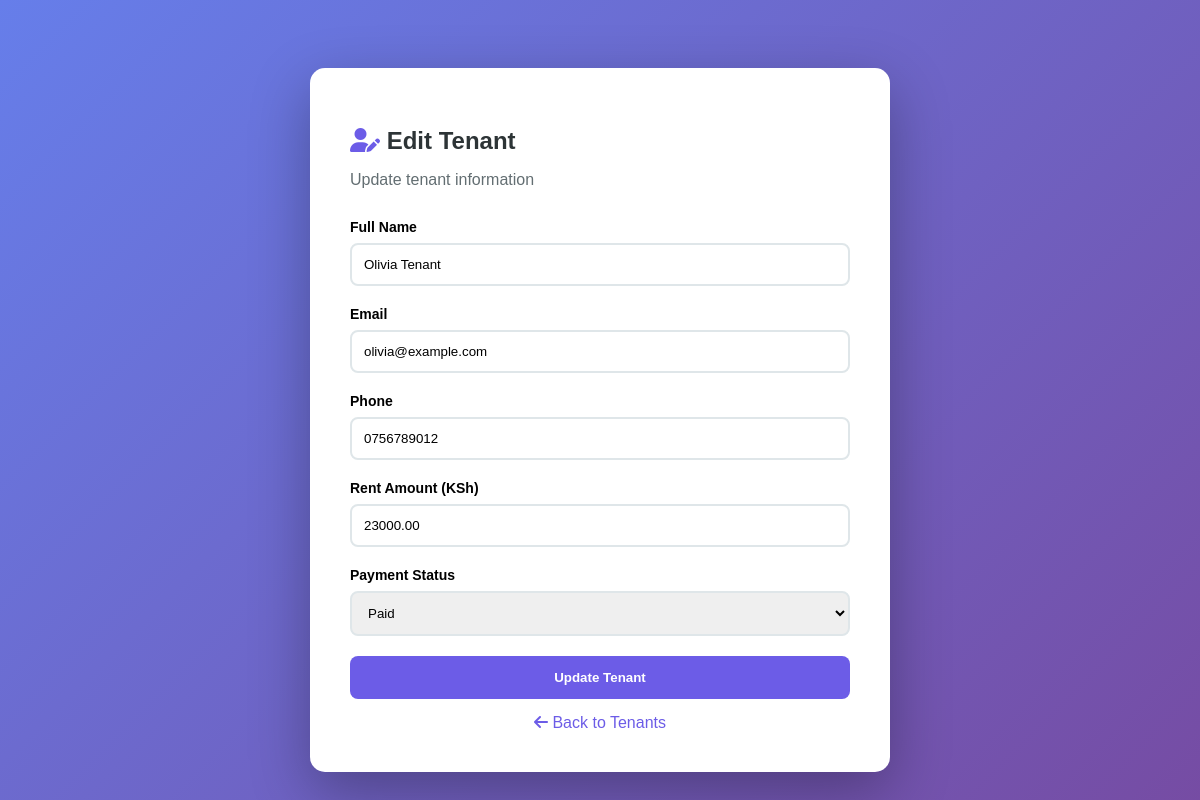
/week6/edit_tenant.php?id=15 (signed in), run on the app's committed database.
### tables this page shows
CREATE TABLE IF NOT EXISTS tenants (
    id INT PRIMARY KEY AUTO_INCREMENT,
    landlord_id INT NOT NULL,
    fullname VARCHAR(100) NOT NULL,
    email VARCHAR(100),
    phone VARCHAR(20),
    rent_amount DECIMAL(10,2),
    payment_status ENUM('paid', 'pending', 'overdue') DEFAULT 'pending',
    created_at TIMESTAMP DEFAULT CURRENT_TIMESTAMP,
    FOREIGN KEY (landlord_id) REFERENCES landlords(id) ON DELETE CASCADE
);

### week6/edit_tenant.php (the view, shortened to what this page needs)
<?php
include 'database/connection.php';
$user_id = $_SESSION['user_id'];
if(isset($_GET['id'])){
    $id = $_GET['id'];
    $result = mysqli_query($conn, "SELECT * FROM tenants WHERE id = $id AND landlord_id = $user_id");
    $tenant = mysqli_fetch_assoc($result);
}
?>
<!DOCTYPE html>
<html>
<head>
    <link rel="stylesheet" href="https://cdnjs.cloudflare.com/ajax/libs/font-awesome/6.4.0/css/all.min.css">
</head>
<body>
<div class="container">
    <h2><i class="fas fa-user-edit"></i> Edit Tenant</h2>
    <p class="subtitle">Update tenant information</p>
    <form method="POST">
        <div class="form-group">
            <label>Full Name</label>
            <input type="text" name="fullname" value="<?php echo htmlspecialchars($tenant['fullname']); ?>" required>
        </div>
        <div class="form-group">
            <label>Email</label>
            <input type="email" name="email" value="<?php echo htmlspecialchars($tenant['email']); ?>" required>
        </div>
        <div class="form-group">
            <label>Phone</label>
            <input type="tel" name="phone" value="<?php echo htmlspecialchars($tenant['phone'] ?? ''); ?>">
        </div>
        <div class="form-group">
            <label>Rent Amount (KSh)</label>
            <input type="number" name="rent_amount" value="<?php echo $tenant['rent_amount']; ?>" required>
        </div>
        <div class="form-group">
            <label>Payment Status</label>
            <select name="payment_status">
                <option value="paid" <?php echo $tenant['payment_status'] == 'paid' ? 'selected' : ''; ?>>Paid</option>
            </select>
        </div>
        <button type="submit" name="update">Update Tenant</button>
    </form>
    <a href="view_tenants.php" class="back"><i class="fas fa-arrow-left"></i> Back to Tenants</a>
</div>
</body>
</html>

### week6/edit_tenant.php (style rules this page uses)
body { font-family: Arial, sans-serif; background: linear-gradient(135deg, #667eea 0%, #764ba2 100%); min-height: 100vh; display: flex; justify-content: center; align-items: center; margin: 0; padding: 20px; }
.container { background: white; padding: 40px; border-radius: 15px; width: 500px; box-shadow: 0 20px 60px rgba(0,0,0,0.3); }
h2 { color: #2d3436; margin-bottom: 10px; }
h2 i { color: #6c5ce7; }
.subtitle { color: #636e72; margin-bottom: 30px; }
.form-group { margin-bottom: 20px; }
label { display: block; font-weight: 600; margin-bottom: 8px; font-size: 14px; }
input, select { width: 100%; padding: 12px; border: 2px solid #dfe6e9; border-radius: 8px; box-sizing: border-box; }
button { background: #6c5ce7; color: white; border: none; padding: 14px; border-radius: 8px; cursor: pointer; font-weight: 600; width: 100%; }
.back { display: block; margin-top: 15px; text-align: center; color: #6c5ce7; text-decoration: none; }

### data on the page
tenants: fullname "Olivia Tenant", email "olivia@example.com", phone "0756789012", rent_amount "23000.00", payment_status "Paid"
